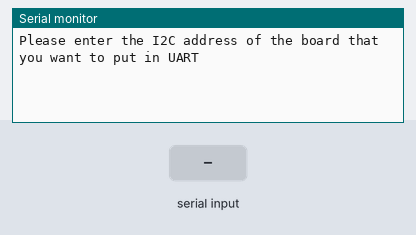
This sketch was run on a simulated Arduino Uno, built with avr-gcc and run on an emulated ATmega328P. On the bench: the last lines printed to the serial monitor. The inputs (shaded band) are chosen by the test bench.

Above: at 1.2 s.
1.3 s: "90,45\n" received over Serial
At 3.5 s:
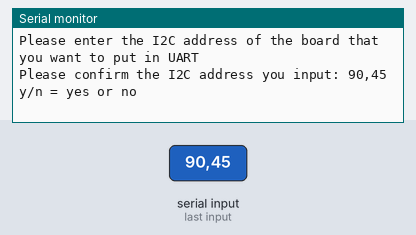
3.8 s: "30,150\n" received over Serial
At 5.9 s:
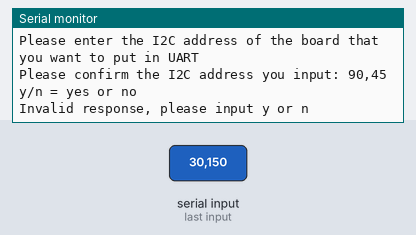

Measured:
- after the input at 1.3 s, the serial monitor: prints a new line after 1.0 s (image 1)
- after the input at 3.8 s, the serial monitor: prints a new line after 1.0 s (image 2)

The sketch:

I2C_to_UART.ino
```cpp
#include <Wire.h>

/*
 * Wiring: TX on Feather -> RX on EZO board
 *         RX on Feather -> TX on EZO board
 */

String getInput();
bool getConfirmation();

void setup() {
  Serial.begin(9600);
  Wire.begin();
  while(!Serial){} // Wait for Serial window to be opened by user
}

void loop() {
  bool hasConfirmation = false;
  String address;

  while(!hasConfirmation){
    Serial.println("Please enter the I2C address of the board that you want to put in UART");
    address = getInput();
    Serial.println("Please confirm the I2C address you input: " + address);
    hasConfirmation = getConfirmation();
  }
  delay(1000);
  Wire.beginTransmission((int)address.toInt()); // toInt() creates a long int, we need to cast to int
  Wire.write("Baud,9600");
  Wire.endTransmission();
  delay(10000); // 10 second delay for next board
}

// Function Helpers-------------------------------------------------
String getInput(){
  bool hasInput = false;
  bool hasConfirmation = false;
  String input;
  while(!hasInput){
    input = Serial.readString();
    if(input.length() > 0){hasInput = true;}
  }
  return input;
}

bool getConfirmation(){
  String input;
  Serial.println("y/n = yes or no");
  while(true){
    input = getInput();
    input.toLowerCase();
    input.trim();
    if(input == String('y')){ return true; }
    else if (input == String('n')){return false;}
    Serial.println("Invalid response, please input y or n");
  }
}
```
